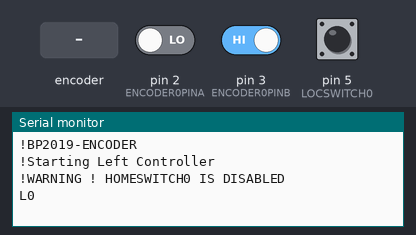
This sketch was run on a simulated Arduino Uno, built with avr-gcc and run on an emulated ATmega328P. On the bench: the last lines printed to the serial monitor. The test bench sets the inputs (shaded band); at power-on: pin 2 (ENCODER0PINA) LOW, pin 3 (ENCODER0PINB) HIGH, pin 5 (LOCSWITCH0) HIGH.

Above: at 1.2 s.
1.3 s: rotary encoder on pin 2 (ENCODER0PINA) / pin 3 (ENCODER0PINB) turned 2 steps (second pin leading)
At 2.2 s:
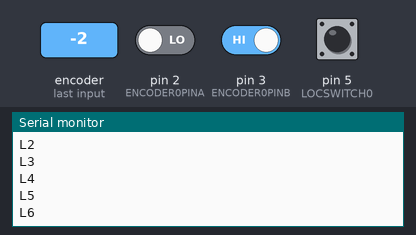
3.2 s: rotary encoder on pin 2 (ENCODER0PINA) / pin 3 (ENCODER0PINB) turned 2 steps (second pin leading)
At 4.8 s:
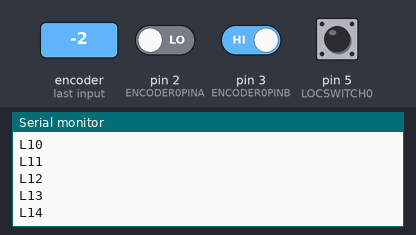
Timing chart, 0 to 6.3 s (numbered marks = the images above; inputs shaded):
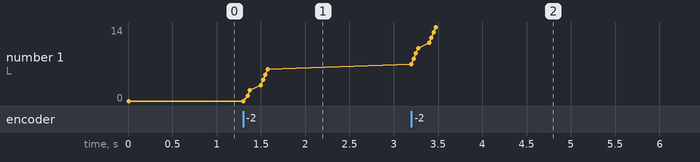

The sketch:

controller-paddle.ino
```cpp
// PIN ASSIGNMENTS
#define ENCODER0PINA 2 // Must support interupts
#define ENCODER0PINB 3 // Must support interupts
//#define HOMESWITCH0 4  // Comment-out if no HOMESWITCH
#define LOCSWITCH0 5 // Controller L/R detect pin; default to L

// CONSTANTS
#define MAX 65535
#define MIN 0
#define MAXSCALE 29000

// GLOBALS
volatile unsigned int encoder0Pos = 0;
volatile boolean encoderChanged = true;
volatile char controlLoc = 'X'; // overwritten during setup

// SETUP
void setup()
{
  pinMode(ENCODER0PINA, INPUT);
  pinMode(ENCODER0PINB, INPUT);
#ifdef HOMESWITCH0
  pinMode(HOMESWITCH0, INPUT);
#endif
#ifdef LOCSWITCH0
  pinMode(LOCSWITCH0, INPUT);
#endif

  // encoder pin on interrupt 0 (pin 2)
  attachInterrupt(0, doEncoderA, CHANGE);

  // encoder pin on interrupt 1 (pin 3)
  attachInterrupt(1, doEncoderB, CHANGE);

  Serial.begin(115200);
  Serial.println("!BP2019-ENCODER");
  if (digitalRead(LOCSWITCH0) == LOW)
  {
    controlLoc = 'R';
    Serial.println("!Starting Right Controller");
  }
  else
  {
    controlLoc = 'L';
    Serial.println("!Starting Left Controller");
  }
#ifndef HOMESWITCH0
  Serial.println("!WARNING ! HOMESWITCH0 IS DISABLED");
#endif
}

// MAIN RUN-LOOP
void loop()
{
// Check the home switch status
// if activated, zero position
#ifdef HOMESWITCH0
  if (digitalRead(HOMESWITCH0) == LOW)
  {
    encoder0Pos = MAXSCALE;
  }
#endif

  // Output current position and controller location
  // ex: "R3034\n" for right controller
  // ex: "L3034\n" for left controller
  if (encoderChanged) {
    Serial.print(controlLoc);
    Serial.println(encoder0Pos, DEC);
    encoderChanged = false;
    delay(16);
  }

}

// FUNCTIONS
int incrementPos()
{
  if (encoder0Pos < MAX)
    ++encoder0Pos;
  encoderChanged = true;
  return encoder0Pos;
}

int decrementPos()
{
  if (encoder0Pos > MIN)
    --encoder0Pos;
  encoderChanged = true;
  return encoder0Pos;
}

// Channel A Interupt Routine
void doEncoderA()
{
  // look for a low-to-high on channel A
  if (digitalRead(ENCODER0PINA) == HIGH)
  {
    // check channel B to see which way encoder is turning
    if (digitalRead(ENCODER0PINB) == LOW)
      decrementPos();
   else
      incrementPos();
  }
  else
  { // Must be a high-to-low transistion
    if (digitalRead(ENCODER0PINB) == HIGH)
      decrementPos();
    else
      incrementPos();
  }
}

// Channel B Interupt Routine
void doEncoderB()
{
  // look for a low-to-high on channel B
  if (digitalRead(ENCODER0PINB) == HIGH)
  {
    // check channel A to see which way encoder is turning
    if (digitalRead(ENCODER0PINA) == HIGH)
      decrementPos();
    else
      incrementPos();
  }
  else
  { // Must be a high-to-low transistion
    if (digitalRead(ENCODER0PINA) == LOW)
      decrementPos();
    else
      incrementPos();
  }
}
```

Measured:
- after the input at 1.3 s, the serial monitor: prints a new line after 0.05 s (image 1)
- after the input at 3.2 s, the serial monitor: prints a new line at once (image 2)
- plotted number 1: 0 → 6 after the input at 1.3 s, 6 → 14 after the input at 3.2 s
